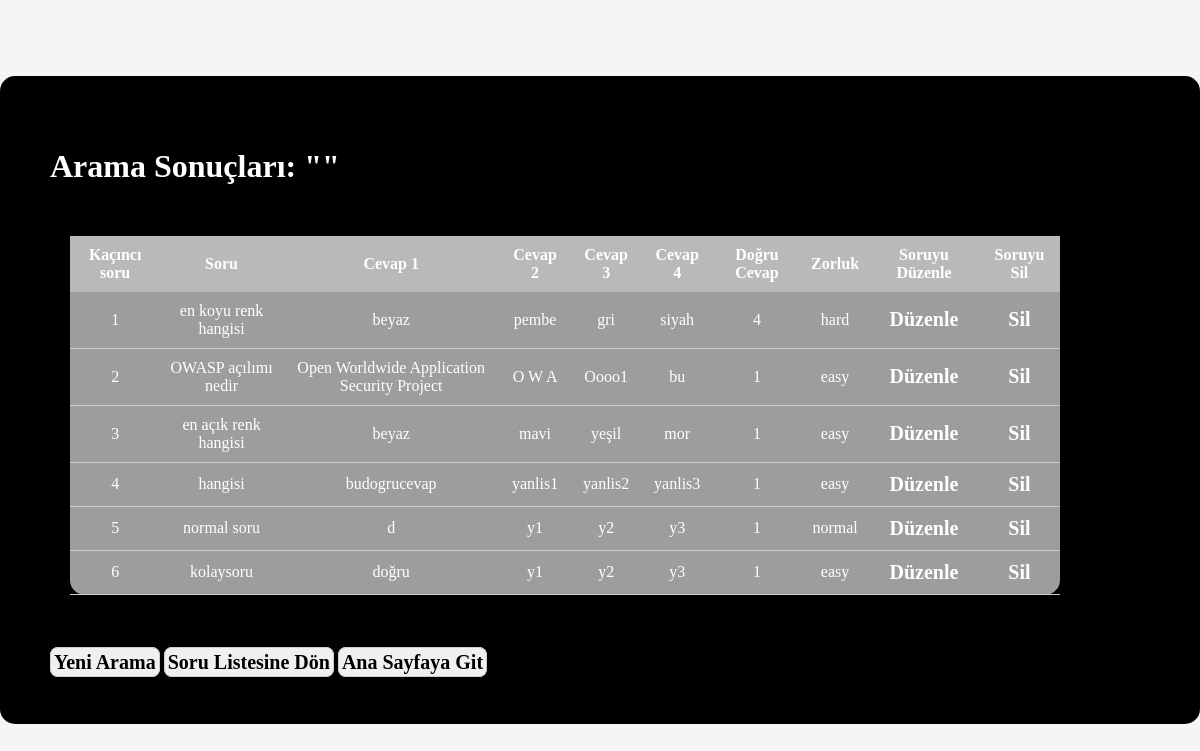
The app's page /searchQuestionQuery.php (signed in) with its own data.
### tables this page shows
CREATE TABLE "questions" (
	"indeks"	INTEGER,
	"question"	TEXT NOT NULL,
	"answer1"	TEXT NOT NULL,
	"answer2"	TEXT NOT NULL,
	"answer3"	TEXT NOT NULL,
	"answer4"	TEXT NOT NULL,
	"ranswer"	INTEGER NOT NULL,
	"difficulty"	TEXT NOT NULL,
	PRIMARY KEY("indeks" AUTOINCREMENT)
);

### functions/functions.php (called while the page is built, shortened)
<?php
function SearchQuestions($keyword) {
    include "db.php";
    $query = "SELECT * FROM questions WHERE question LIKE :keyword OR answer1 LIKE :keyword OR answer2 LIKE :keyword OR answer3 LIKE :keyword OR answer4 LIKE :keyword";
    $statement = $pdo->prepare($query);
    $statement->execute(['keyword' => '%' . $keyword . '%']);
    $result = $statement->fetchAll();
    return $result;
}
?>

### searchQuestionQuery.php (the view, shortened to what this page needs)
<?php
  include "functions/functions.php";
  if (isset($_GET['keyword'])) {
    $keyword = htmlclean($_GET['keyword']);
    }
  else {
    $keyword = '';
    }
  $searchResults = SearchQuestions($keyword);
?>
<!DOCTYPE html>
<html lang="tr">
<head>
  <link rel="stylesheet" href="style.css">
</head>
<body>
  <div class="questListContainerd">
    <h1>Arama Sonuçları: "<?php echo $keyword; ?>"</h1>
    <div class="questList">
      <table>
        <thead>
          <tr>
            <th>Kaçıncı soru</th>
            <th>Soru</th>
            <th>Cevap 1</th>
            <th>Cevap 2</th>
            <th>Cevap 3</th>
            <th>Cevap 4</th>
            <th>Doğru Cevap</th>
            <th>Zorluk</th>
            <th>Soruyu Düzenle</th>
            <th>Soruyu Sil</th>
          </tr>
        </thead>
        <tbody>
          <?php foreach($searchResults as $question): ?>
            <tr>
              <td><?php echo $question['indeks'];?></td>
              <td><?php echo $question['question'];?></td>
              <td><?php echo $question['answer1'];?></td>
              <td><?php echo $question['answer2'];?></td>
              <td><?php echo $question['answer3'];?></td>
              <td><?php echo $question['answer4'];?></td>
              <td><?php echo $question['ranswer'];?></td>
              <td><?php echo $question['difficulty'];?></td>
              <td><a href='editQuestion.php?id=<?php echo $question["indeks"]?>'>Düzenle</a></td>
              <td><a href='deleteQuestion.php?id=<?php echo $question["indeks"]?>'>Sil</a></td>
            </tr>
          <?php endforeach; ?>
        </tbody>
      </table>
    </div>
    <br><br>
    <a href="searchQuestion.php" class="questionListButton">Yeni Arama</a>
    <a href="listQuestion.php" class="questionListButton">Soru Listesine Dön</a>
    <a href="index.php" class="questionListButton">Ana Sayfaya Git</a>
  </div>
</body>
</html>

### style.css (style rules this page uses)
body { background-color: #f5f5f5; display: flex; justify-content: center; align-items: center; height: 100vh; margin: 0; }
a { text-decoration: none; color: black; font-size: 20px; font-weight: bold; }
.questionListButton { text-align: center; background-color: #f0f0f0; border: 1px solid #ccc; padding: 3px; border-radius: 8px; width: 200px; height: 10px; box-shadow: 0 2px 4px rgba(0, 0, 0, 0.1); }
.questList { width: 60%; height: auto; padding: 20px; border-radius: 15px; }
.questList table { margin-top: 10px; width: 150%; border-collapse: collapse; text-align: center; background-color: #9f9c9c; border-radius: 15px; padding: 10px; }
.questList table th { background-color: rgb(185, 185, 185); padding: 10px; color: #fff; }
.questList table td { padding: 10px; border-bottom: 1px solid #ccc; }
.questList table a { color: #ffffff; text-decoration: none; }
.questListContainerd { position: relative; background-color: rgb(0, 0, 0); color: white; padding: 50px; border-radius: 15px; }

### records on screen
questions: indeks "1", question "en koyu renk hangisi", answer1 "beyaz", answer2 "pembe", answer3 "gri", answer4 "siyah", ranswer "4", difficulty "hard"
questions: indeks "2", question "OWASP açılımı nedir", answer1 "Open Worldwide Application Security Project", answer2 "O W A", answer3 "Oooo1", answer4 "bu", ranswer "1", difficulty "easy"
questions: indeks "3", question "en açık renk hangisi", answer1 "beyaz", answer2 "mavi", answer3 "yeşil", answer4 "mor", ranswer "1", difficulty "easy"
questions: indeks "4", question "hangisi", answer1 "budogrucevap", answer2 "yanlis1", answer3 "yanlis2", answer4 "yanlis3", ranswer "1", difficulty "easy"
questions: indeks "5", question "normal soru", answer1 "d", answer2 "y1", answer3 "y2", answer4 "y3", ranswer "1", difficulty "normal"
questions: indeks "6", question "kolaysoru", answer1 "doğru", answer2 "y1", answer3 "y2", answer4 "y3", ranswer "1", difficulty "easy"
